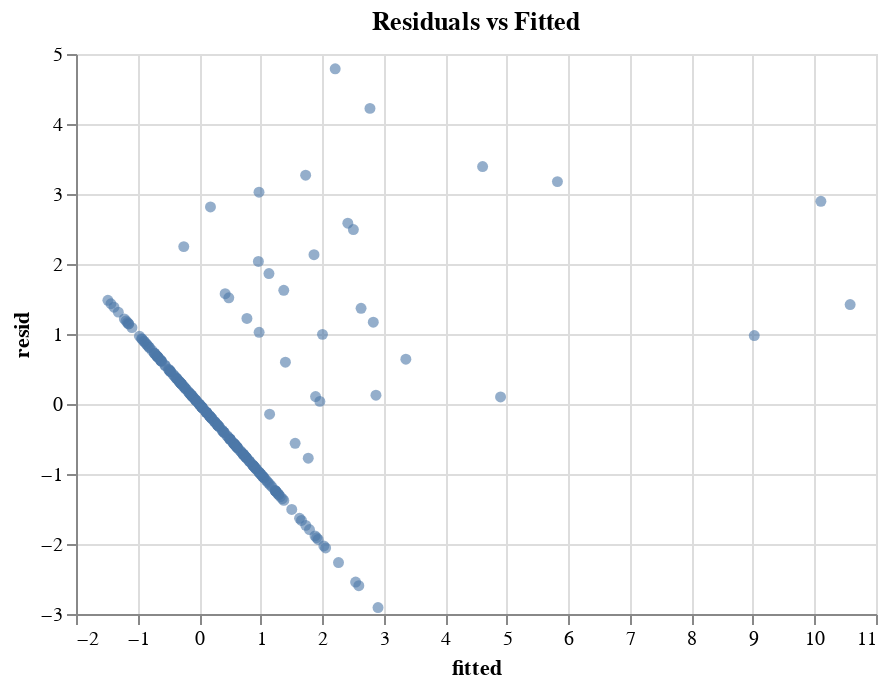

The cell this chart's notebook holds for it:
### Code cell
# Residuals vs Fitted (Altair)
resid = m1.resid
fitted = m1.fittedvalues
rdf = pd.DataFrame({"fitted": fitted, "resid": resid})

alt.Chart(rdf).mark_circle(opacity=0.6).encode(
    x='fitted:Q', y='resid:Q'
).properties(title='Residuals vs Fitted', width=400, height=280)

### Figure 1 — Vega-Lite specification as saved in the notebook (floating-point values rounded to 4 significant figures; data arrays with more than 128 entries replaced by an {"elided": "..."} marker saying what was removed)
{"config": {"view": {"continuousWidth": 300, "continuousHeight": 300}}, "data": {"name": "data-04b004be89fe8fac212d33ff3b3508cf"}, "mark": {"type": "circle", "opacity": 0.6}, "encoding": {"x": {"field": "fitted", "type": "quantitative"}, "y": {"field": "resid", "type": "quantitative"}}, "height": 280, "title": "Residuals vs Fitted", "width": 400, "$schema": "https://vega.github.io/schema/vega-lite/v5.20.1.json", "datasets": {"data-04b004be89fe8fac212d33ff3b3508cf": {"elided": "235 records"}}}
